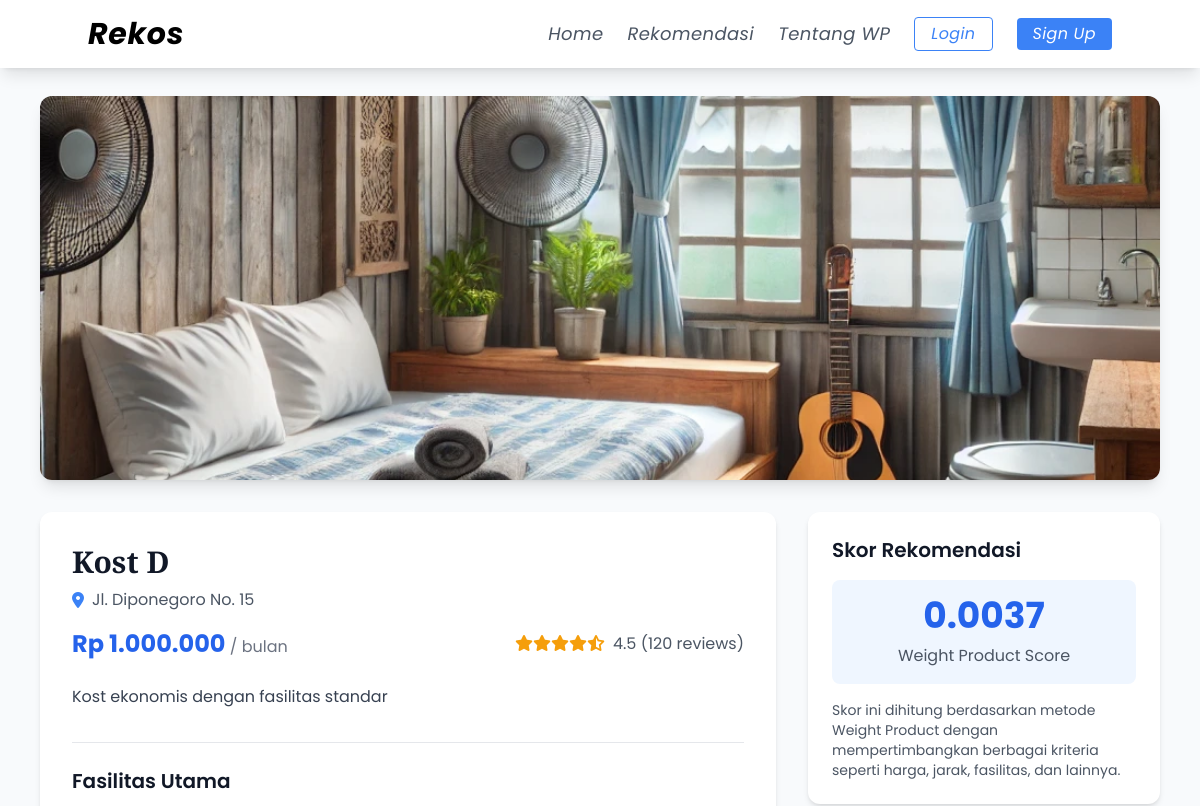
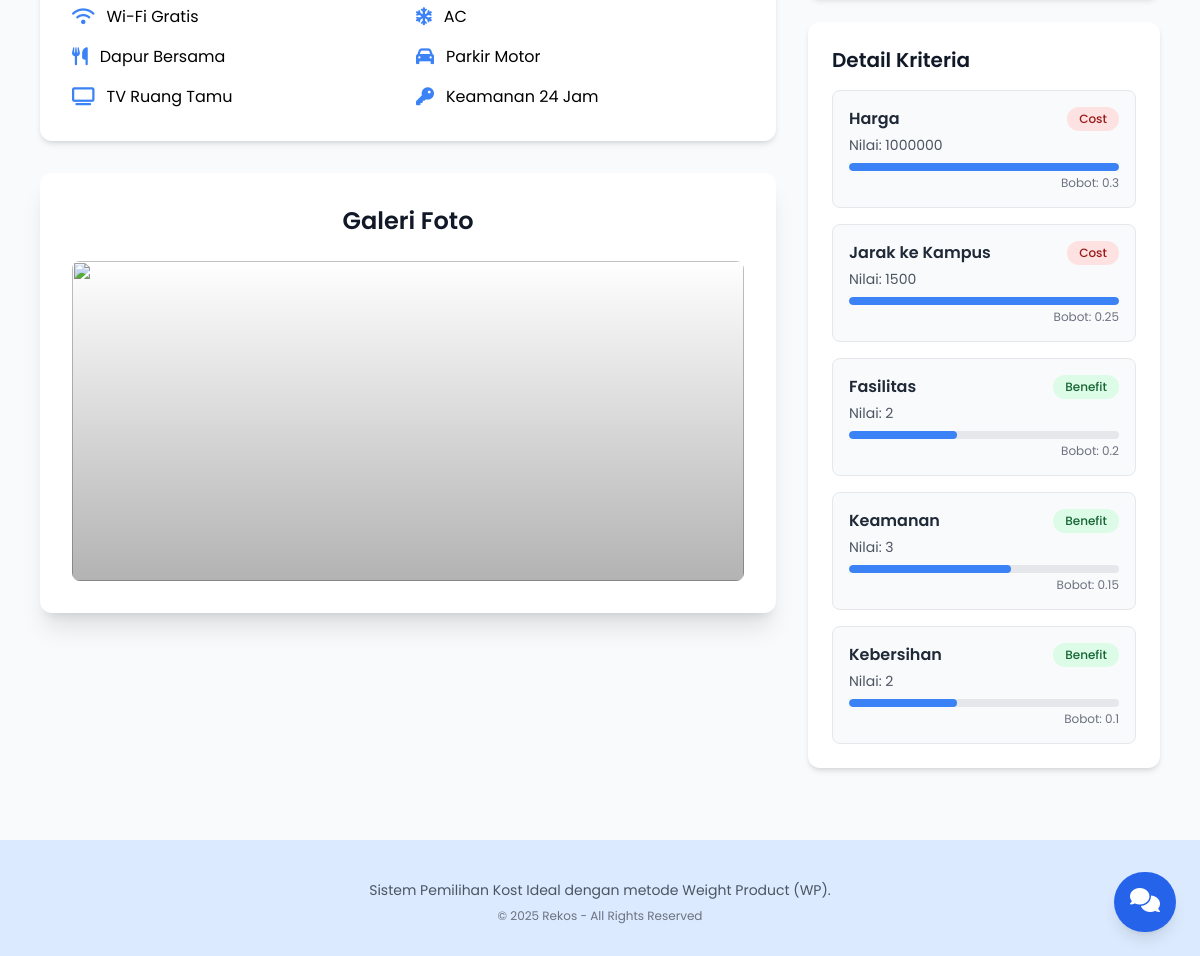
The app's page /detail.php?id=4 with its own data (2 pictures, top to bottom).
### tables this page shows
CREATE TABLE `alternatif` (
  `id_alternatif` int(11) NOT NULL,
  `nama_alternatif` varchar(100) NOT NULL,
  `alamat` text NOT NULL,
  `harga` int(11) NOT NULL,
  `deskripsi` text DEFAULT NULL,
  `gambar` varchar(255) DEFAULT NULL
);

CREATE TABLE `nilai_alternatif` (
  `id` int(11) NOT NULL,
  `id_alternatif` int(11) NOT NULL,
  `id_kriteria` int(11) NOT NULL,
  `nilai` float NOT NULL
);

CREATE TABLE `kriteria` (
  `id_kriteria` int(11) NOT NULL,
  `nama_kriteria` varchar(100) NOT NULL,
  `bobot` float NOT NULL,
  `jenis` enum('benefit','cost') NOT NULL
);

### detail.php (the view, shortened to what this page needs)
<?php
require_once 'includes/functions.php';
$id_kost = isset($_GET['id']) ? intval($_GET['id']) : 0;
$query_kost = "SELECT * FROM alternatif WHERE id_alternatif = ?";
$stmt_kost = $conn->prepare($query_kost);
$stmt_kost->bind_param("i", $id_kost);
$stmt_kost->execute();
$result_kost = $stmt_kost->get_result();
$kost = $result_kost->fetch_assoc();
$query_nilai = "SELECT k.nama_kriteria, n.nilai, k.jenis, k.bobot
                FROM nilai_alternatif n
                JOIN kriteria k ON n.id_kriteria = k.id_kriteria
                WHERE n.id_alternatif = ?";
$stmt_nilai = $conn->prepare($query_nilai);
$stmt_nilai->bind_param("i", $id_kost);
$stmt_nilai->execute();
$nilai_kriteria = $stmt_nilai->get_result()->fetch_all(MYSQLI_ASSOC);
$skor = 1.0;
foreach ($nilai_kriteria as $nk) {
    if ($nk['jenis'] == 'cost') {
        $skor *= pow(1 / $nk['nilai'], $nk['bobot']);
    } else {
        $skor *= pow($nk['nilai'], $nk['bobot']);
    }
}
$skor = round($skor, 4);
?>
<!DOCTYPE html>
<html lang="en">
<head>
    <script src="https://cdn.tailwindcss.com"></script>
    <link rel="stylesheet" href="https://cdnjs.cloudflare.com/ajax/libs/font-awesome/6.4.2/css/all.min.css">
    <link rel="stylesheet" href="js/style.js">
</head>
<body>
    <?php include 'includes/navbar.php'; ?>
    <div class="pt-24 pb-12 px-4 max-w-6xl mx-auto">
        <div class="relative mb-8 rounded-xl overflow-hidden shadow-lg">
            <img src="images/<?= htmlspecialchars($kost['gambar']) ?>" alt="<?= htmlspecialchars($kost['nama_alternatif']) ?>" class="w-full h-96 object-cover">
        </div>
        <div class="grid grid-cols-1 lg:grid-cols-3 gap-8">
            <div class="lg:col-span-2">
                <div class="bg-white rounded-xl shadow-md p-8 mb-8">
                    <h1 class="text-3xl font-bold text-gray-900 mb-2 playfair"><?= htmlspecialchars($kost['nama_alternatif']) ?></h1>
                    <p class="text-gray-600 mb-4 flex items-center">
                        <i class="fas fa-map-marker-alt text-blue-500 mr-2"></i>
                        <?= htmlspecialchars($kost['alamat']) ?>
                    </p>
                    <div class="flex flex-wrap items-center justify-between mb-6">
                        <div>
                            <span class="text-2xl font-bold text-blue-600">Rp <?= number_format($kost['harga'], 0, ',', '.') ?></span>
                            <span class="text-gray-500">/ bulan</span>
                        </div>
                        <div class="flex items-center">
                            <div class="rating-star mr-2">
                                <?php
                                $rating = 4.5;
                                $full_stars = floor($rating);
                                $half_star = ($rating - $full_stars) >= 0.5;
                                for ($i = 1; $i <= 5; $i++) {
                                    if ($i <= $full_stars) {
                                        echo '<i class="fas fa-star"></i>';
                                    } elseif ($half_star && $i == $full_stars + 1) {
                                        echo '<i class="fas fa-star-half-alt"></i>';
                                    } else {
                                        echo '<i class="far fa-star"></i>';
                                    }
                                }
                                ?>
                            </div>
                            <span class="text-gray-600"><?= $rating ?> (120 reviews)</span>
                        </div>
                    </div>
                    <p class="text-gray-700 mb-8 leading-relaxed"><?= htmlspecialchars($kost['deskripsi']) ?></p>
                    <div class="border-t border-gray-200 pt-6">
                        <h2 class="text-xl font-semibold text-gray-900 mb-4">Fasilitas Utama</h2>
                        <div class="grid grid-cols-2 gap-4">
                            <div class="flex items-center">
                                <i class="fas fa-wifi text-blue-500 mr-3 text-lg"></i>
                                <span>Wi-Fi Gratis</span>
                            </div>
                            <div class="flex items-center">
                                <i class="fas fa-snowflake text-blue-500 mr-3 text-lg"></i>
                                <span>AC</span>
                            </div>
                            <div class="flex items-center">
                                <i class="fas fa-utensils text-blue-500 mr-3 text-lg"></i>
                                <span>Dapur Bersama</span>
                            </div>
                            <div class="flex items-center">
                                <i class="fas fa-car text-blue-500 mr-3 text-lg"></i>
                                <span>Parkir Motor</span>
                            </div>
                            <div class="flex items-center">
                                <i class="fas fa-tv text-blue-500 mr-3 text-lg"></i>
                                <span>TV Ruang Tamu</span>
                            </div>
                            <div class="flex items-center">
                                <i class="fas fa-key text-blue-500 mr-3 text-lg"></i>
                                <span>Keamanan 24 Jam</span>
                            </div>
                        </div>
                    </div>
                </div>
                <div class="bg-white rounded-xl shadow-xl p-8 mb-8 max-w-4xl mx-auto">
                    <h2 class="text-2xl font-semibold text-gray-900 mb-6 text-center">Galeri Foto</h2>
                    <div class="relative overflow-hidden rounded-lg h-80">
                        <div id="carousel" class="absolute inset-0 flex items-center justify-center">
                        </div>
                        <div class="absolute inset-0 bg-gradient-to-t from-black opacity-30"></div>
                    </div>
                </div>
            </div>
            <div class="lg:col-span-1">
                <div class="bg-white rounded-xl shadow-md p-6 mb-6">
                    <h2 class="text-xl font-semibold text-gray-900 mb-4">Skor Rekomendasi</h2>
                    <div class="bg-blue-50 rounded-lg p-4 text-center">
                        <div class="text-4xl font-bold text-blue-600 mb-2"><?= $skor ?></div>
                        <p class="text-gray-600">Weight Product Score</p>
                    </div>
                    <p class="text-gray-600 mt-4 text-sm">
                        Skor ini dihitung berdasarkan metode Weight Product dengan mempertimbangkan berbagai kriteria seperti harga, jarak, fasilitas, dan lainnya.
                    </p>
                </div>
                <div class="bg-white rounded-xl shadow-md p-6 mb-6">
                    <h2 class="text-xl font-semibold text-gray-900 mb-4">Detail Kriteria</h2>
                    <div class="space-y-4">
                        <?php foreach ($nilai_kriteria as $kriteria): ?>
                            <div class="criteria-card bg-gray-50 p-4 rounded-lg border border-gray-200">
                                <div class="flex justify-between items-start">
                                    <div>
                                        <h3 class="font-semibold text-gray-800"><?= htmlspecialchars($kriteria['nama_kriteria']) ?></h3>
                                        <p class="text-gray-600 text-sm mt-1">Nilai: <?= $kriteria['nilai'] ?></p>
                                    </div>
                                    <span class="px-3 py-1 rounded-full text-xs font-medium
                    <?= $kriteria['jenis'] == 'benefit' ? 'bg-green-100 text-green-800' : 'bg-red-100 text-red-800' ?>">
                                        <?= $kriteria['jenis'] == 'benefit' ? 'Benefit' : 'Cost' ?>
                                    </span>
                                </div>
                                <div class="mt-2">
                                    <div class="w-full bg-gray-200 rounded-full h-2 overflow-hidden">
                                        <?php
                                        $nilai = floatval($kriteria['nilai']);
                                        $persentase = min(100, ($nilai / 5) * 100);
                                        ?>
                                        <div class="bg-blue-500 h-2 rounded-full" style="width: <?= $persentase ?>%"></div>
                                    </div>
                                    <p class="text-right text-xs text-gray-500 mt-1">Bobot: <?= $kriteria['bobot'] ?></p>
                                </div>
                            </div>
                        <?php endforeach; ?>
                    </div>
                </div>
                <button onclick="toggleContact()" class="fixed bottom-6 right-6 bg-blue-600 text-white p-4 rounded-full shadow-lg hover:bg-blue-700 transition duration-300 z-50">
                    <i class="fas fa-comments text-2xl"></i>
                </button>
            </div>
        </div>
    </div>
    <footer class="bg-blue-100 text-gray-800 py-8 text-center">
        <div class="max-w-4xl mx-auto px-6">
            <p class="text-gray-600 text-sm mt-2">
                Sistem Pemilihan Kost Ideal dengan metode Weight Product (WP).
            </p>
            <p class="text-gray-500 text-xs mt-2">
                &copy; <?= date('Y') ?> Rekos - All Rights Reserved
            </p>
        </div>
    </footer>
</body>
</html>

### css/style.css (style rules this page uses)
body { font-family: 'Poppins', sans-serif; }

### detail.php (style rules this page uses)
body { font-family: 'Poppins', sans-serif; background-color: #f8fafc; }
.playfair { font-family: 'Playfair Display', serif; }
.rating-star { color: #F59E0B; }
.criteria-card { transition: all 0.3s ease; }

### records on screen
alternatif: gambar (picture), nama_alternatif "Kost D", alamat "Jl. Diponegoro No. 15", harga "1.000.000", deskripsi "Kost ekonomis dengan fasilitas standar"
nilai_alternatif: id_kriteria.nama_kriteria "Harga", nilai "1000000", shows "Cost", id_kriteria.bobot "0.3"
nilai_alternatif: id_kriteria.nama_kriteria "Jarak ke Kampus", nilai "1500", shows "Cost", id_kriteria.bobot "0.25"
nilai_alternatif: id_kriteria.nama_kriteria "Fasilitas", nilai "2", shows "Benefit", id_kriteria.bobot "0.2"
nilai_alternatif: id_kriteria.nama_kriteria "Keamanan", nilai "3", shows "Benefit", id_kriteria.bobot "0.15"
nilai_alternatif: id_kriteria.nama_kriteria "Kebersihan", nilai "2", shows "Benefit", id_kriteria.bobot "0.1"

### other values on screen
$rating "4.5"
$skor "0.0037"
